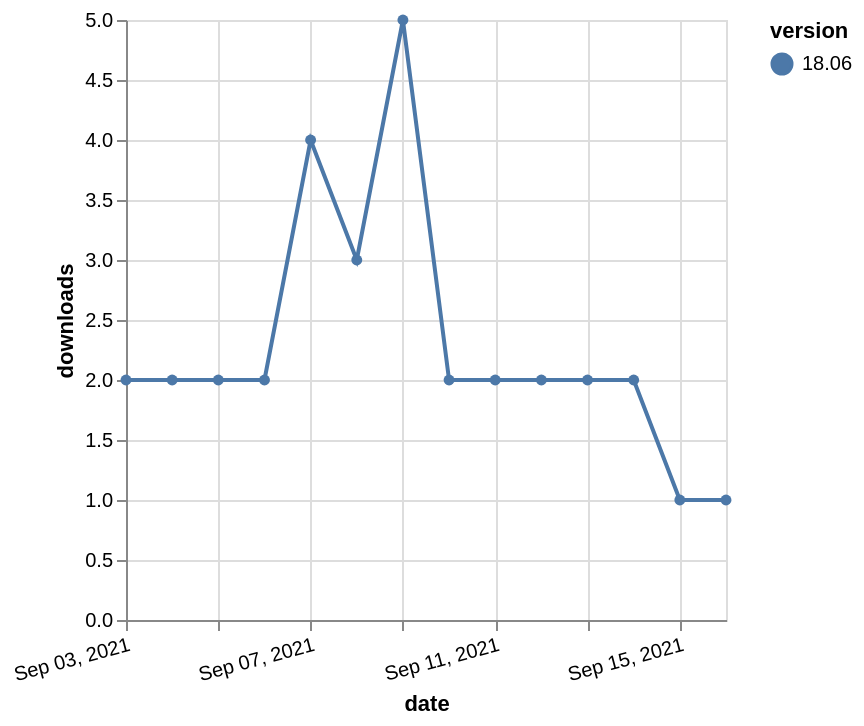

Express this chart as Vega-Lite.
### Vega-Lite specification from a JSON file in a GitHub repository (floating-point values rounded to 4 significant figures)
{"$schema": "https://vega.github.io/schema/vega-lite/v5.json", "description": "A simple bar chart with embedded data.", "data": {"values": [{"date": "2021-09-03", "total": 1528, "delta": 2, "version": "18.06"}, {"date": "2021-09-04", "total": 1530, "delta": 2, "version": "18.06"}, {"date": "2021-09-05", "total": 1532, "delta": 2, "version": "18.06"}, {"date": "2021-09-06", "total": 1534, "delta": 2, "version": "18.06"}, {"date": "2021-09-07", "total": 1538, "delta": 4, "version": "18.06"}, {"date": "2021-09-08", "total": 1541, "delta": 3, "version": "18.06"}, {"date": "2021-09-09", "total": 1546, "delta": 5, "version": "18.06"}, {"date": "2021-09-10", "total": 1548, "delta": 2, "version": "18.06"}, {"date": "2021-09-11", "total": 1550, "delta": 2, "version": "18.06"}, {"date": "2021-09-12", "total": 1552, "delta": 2, "version": "18.06"}, {"date": "2021-09-13", "total": 1554, "delta": 2, "version": "18.06"}, {"date": "2021-09-14", "total": 1556, "delta": 2, "version": "18.06"}, {"date": "2021-09-15", "total": 1557, "delta": 1, "version": "18.06"}, {"date": "2021-09-16", "total": 1558, "delta": 1, "version": "18.06"}]}, "width": "container", "mark": {"type": "line", "point": {"filled": true}}, "encoding": {"x": {"field": "date", "type": "temporal", "timeUnit": "yearmonthdate", "title": "date", "axis": {"labelAngle": -15}}, "y": {"field": "delta", "type": "quantitative", "title": "downloads"}, "color": {"field": "version", "type": "nominal"}, "tooltip": {"field": "delta"}}}
